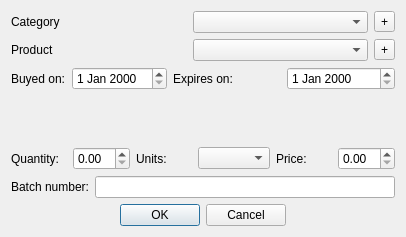
<?xml version="1.0" encoding="UTF-8"?>
<ui version="4.0">
 <class>AddBatchDialog</class>
 <widget class="QDialog" name="AddBatchDialog">
  <property name="geometry">
   <rect>
    <x>0</x>
    <y>0</y>
    <width>406</width>
    <height>237</height>
   </rect>
  </property>
  <property name="windowTitle">
   <string>Add new batch</string>
  </property>
  <layout class="QVBoxLayout" name="verticalLayout">
   <item>
    <layout class="QHBoxLayout" name="horizontalLayout_6">
     <item>
      <widget class="QLabel" name="lblCategory">
       <property name="text">
        <string>Category</string>
       </property>
      </widget>
     </item>
     <item>
      <widget class="QComboBox" name="cmbCategory"/>
     </item>
     <item>
      <widget class="QToolButton" name="btnCreateCategory">
       <property name="text">
        <string>+</string>
       </property>
      </widget>
     </item>
    </layout>
   </item>
   <item>
    <layout class="QHBoxLayout" name="horizontalLayout">
     <item>
      <widget class="QLabel" name="lblProduct">
       <property name="text">
        <string>Product</string>
       </property>
      </widget>
     </item>
     <item>
      <widget class="QComboBox" name="cmbProduct">
       <property name="currentText">
        <string/>
       </property>
      </widget>
     </item>
     <item>
      <widget class="QToolButton" name="btnCreateProduct">
       <property name="text">
        <string>+</string>
       </property>
      </widget>
     </item>
    </layout>
   </item>
   <item>
    <layout class="QFormLayout" name="formLayout">
     <item row="0" column="0">
      <layout class="QHBoxLayout" name="horizontalLayout_2">
       <item>
        <widget class="QLabel" name="lblDateBuy">
         <property name="text">
          <string>Buyed on:</string>
         </property>
        </widget>
       </item>
       <item>
        <widget class="QDateEdit" name="dateEditBuy"/>
       </item>
      </layout>
     </item>
     <item row="0" column="1">
      <layout class="QHBoxLayout" name="horizontalLayout_3">
       <item>
        <widget class="QLabel" name="lblDateExpiration">
         <property name="text">
          <string>Expires on:</string>
         </property>
        </widget>
       </item>
       <item>
        <widget class="QDateEdit" name="dateEditExpire"/>
       </item>
      </layout>
     </item>
    </layout>
   </item>
   <item>
    <layout class="QHBoxLayout" name="horizontalLayout_4">
     <item>
      <widget class="QLabel" name="lblQuantity">
       <property name="text">
        <string>Quantity:</string>
       </property>
      </widget>
     </item>
     <item>
      <widget class="QDoubleSpinBox" name="spinQty"/>
     </item>
     <item>
      <widget class="QLabel" name="lblUnits">
       <property name="text">
        <string>Units:</string>
       </property>
      </widget>
     </item>
     <item>
      <widget class="QComboBox" name="cmbUnits"/>
     </item>
     <item>
      <widget class="QLabel" name="lblPrice">
       <property name="text">
        <string>Price:</string>
       </property>
      </widget>
     </item>
     <item>
      <widget class="QDoubleSpinBox" name="spinPrice"/>
     </item>
    </layout>
   </item>
   <item>
    <layout class="QHBoxLayout" name="horizontalLayout_5">
     <item>
      <widget class="QLabel" name="lblBatchNumber">
       <property name="text">
        <string>Batch number:</string>
       </property>
      </widget>
     </item>
     <item>
      <widget class="QLineEdit" name="txtBatch"/>
     </item>
    </layout>
   </item>
   <item>
    <widget class="QDialogButtonBox" name="buttonBox">
     <property name="standardButtons">
      <set>QDialogButtonBox::StandardButton::Cancel|QDialogButtonBox::StandardButton::Ok</set>
     </property>
     <property name="centerButtons">
      <bool>true</bool>
     </property>
    </widget>
   </item>
  </layout>
 </widget>
 <resources/>
 <connections>
  <connection>
   <sender>buttonBox</sender>
   <signal>accepted()</signal>
   <receiver>AddBatchDialog</receiver>
   <slot>accept()</slot>
   <hints>
    <hint type="sourcelabel">
     <x>248</x>
     <y>254</y>
    </hint>
    <hint type="destinationlabel">
     <x>157</x>
     <y>274</y>
    </hint>
   </hints>
  </connection>
  <connection>
   <sender>buttonBox</sender>
   <signal>rejected()</signal>
   <receiver>AddBatchDialog</receiver>
   <slot>reject()</slot>
   <hints>
    <hint type="sourcelabel">
     <x>316</x>
     <y>260</y>
    </hint>
    <hint type="destinationlabel">
     <x>286</x>
     <y>274</y>
    </hint>
   </hints>
  </connection>
 </connections>
</ui>
